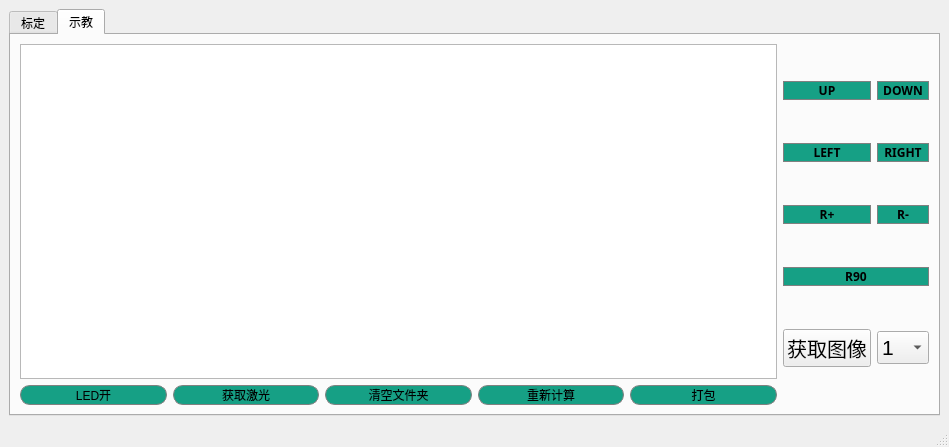
<?xml version="1.0" encoding="UTF-8"?>
<ui version="4.0">
 <class>MainWindow</class>
 <widget class="QMainWindow" name="MainWindow">
  <property name="geometry">
   <rect>
    <x>0</x>
    <y>0</y>
    <width>949</width>
    <height>447</height>
   </rect>
  </property>
  <property name="windowTitle">
   <string>COWACALIB</string>
  </property>
  <widget class="QWidget" name="main">
   <property name="layoutDirection">
    <enum>Qt::LeftToRight</enum>
   </property>
   <layout class="QGridLayout" name="gridLayout_2">
    <item row="0" column="0">
     <widget class="QTabWidget" name="tabWidget">
      <property name="currentIndex">
       <number>1</number>
      </property>
      <widget class="QWidget" name="tab">
       <attribute name="title">
        <string>标定</string>
       </attribute>
       <layout class="QVBoxLayout" name="verticalLayout_4">
        <item>
         <widget class="QPushButton" name="pushButton_2">
          <property name="font">
           <font>
            <family>Adobe Myungjo Std M</family>
            <pointsize>14</pointsize>
            <weight>75</weight>
            <bold>true</bold>
           </font>
          </property>
          <property name="styleSheet">
           <string notr="true">background-color:#16A085;
border:1px solid gray;
border-radius: 10px;
</string>
          </property>
          <property name="text">
           <string>回零</string>
          </property>
         </widget>
        </item>
        <item>
         <layout class="QVBoxLayout" name="verticalLayout">
          <item>
           <layout class="QHBoxLayout" name="horizontalLayout_2"/>
          </item>
         </layout>
        </item>
        <item>
         <widget class="QListWidget" name="ips"/>
        </item>
        <item>
         <spacer name="verticalSpacer">
          <property name="orientation">
           <enum>Qt::Vertical</enum>
          </property>
          <property name="sizeHint" stdset="0">
           <size>
            <width>20</width>
            <height>40</height>
           </size>
          </property>
         </spacer>
        </item>
        <item>
         <layout class="QVBoxLayout" name="verticalLayout_2">
          <item>
           <layout class="QHBoxLayout" name="horizontalLayout_5">
            <item>
             <widget class="QLineEdit" name="IP">
              <property name="font">
               <font>
                <pointsize>18</pointsize>
               </font>
              </property>
              <property name="text">
               <string>192.168.1.103</string>
              </property>
             </widget>
            </item>
            <item>
             <widget class="QPushButton" name="pushButton">
              <property name="font">
               <font>
                <family>Adobe Myungjo Std M</family>
                <pointsize>18</pointsize>
                <weight>75</weight>
                <bold>true</bold>
               </font>
              </property>
              <property name="styleSheet">
               <string notr="true">background-color:#16A085;
border:1px solid gray;
border-radius: 10px;
</string>
              </property>
              <property name="text">
               <string>CONNECT</string>
              </property>
             </widget>
            </item>
           </layout>
          </item>
         </layout>
        </item>
        <item>
         <widget class="QPushButton" name="pushButton_8">
          <property name="font">
           <font>
            <family>3ds</family>
            <pointsize>32</pointsize>
            <weight>75</weight>
            <bold>true</bold>
           </font>
          </property>
          <property name="styleSheet">
           <string notr="true">background-color:#3e00ba;
border:1px solid gray;
border-radius: 10px;
hover{background-color:#333333;};</string>
          </property>
          <property name="text">
           <string>RUN</string>
          </property>
         </widget>
        </item>
       </layout>
      </widget>
      <widget class="QWidget" name="tab_2">
       <attribute name="title">
        <string>示教</string>
       </attribute>
       <layout class="QHBoxLayout" name="horizontalLayout_3">
        <item>
         <layout class="QVBoxLayout" name="verticalLayout_3">
          <item>
           <layout class="QHBoxLayout" name="horizontalLayout_7"/>
          </item>
          <item>
           <widget class="GraphWidget" name="plot"/>
          </item>
          <item>
           <layout class="QHBoxLayout" name="horizontalLayout_6">
            <item>
             <widget class="QPushButton" name="pushButton_24">
              <property name="styleSheet">
               <string notr="true">background-color:#16A085;
border:1px solid gray;
border-radius: 10px;
</string>
              </property>
              <property name="text">
               <string>LED开</string>
              </property>
             </widget>
            </item>
            <item>
             <widget class="QPushButton" name="pushButton_31">
              <property name="styleSheet">
               <string notr="true">background-color:#16A085;
border:1px solid gray;
border-radius: 10px;
</string>
              </property>
              <property name="text">
               <string>获取激光</string>
              </property>
             </widget>
            </item>
            <item>
             <widget class="QPushButton" name="pushButton_9">
              <property name="styleSheet">
               <string notr="true">background-color:#16A085;
border:1px solid gray;
border-radius: 10px;
</string>
              </property>
              <property name="text">
               <string>清空文件夹</string>
              </property>
             </widget>
            </item>
            <item>
             <widget class="QPushButton" name="pushButton_10">
              <property name="styleSheet">
               <string notr="true">background-color:#16A085;
border:1px solid gray;
border-radius: 10px;
</string>
              </property>
              <property name="text">
               <string>重新计算</string>
              </property>
             </widget>
            </item>
            <item>
             <widget class="QPushButton" name="pushButton_11">
              <property name="styleSheet">
               <string notr="true">background-color:#16A085;
border:1px solid gray;
border-radius: 10px;
</string>
              </property>
              <property name="text">
               <string>打包</string>
              </property>
             </widget>
            </item>
           </layout>
          </item>
         </layout>
        </item>
        <item>
         <layout class="QGridLayout" name="gridLayout">
          <item row="4" column="0">
           <widget class="QPushButton" name="pushButton_32">
            <property name="font">
             <font>
              <pointsize>15</pointsize>
             </font>
            </property>
            <property name="styleSheet">
             <string notr="true">background-color:#3e00ba;
border:1px solid gray;
border-radius: 10px;
hover{background-color:#333333;};</string>
            </property>
            <property name="text">
             <string>获取图像</string>
            </property>
           </widget>
          </item>
          <item row="4" column="1">
           <widget class="QComboBox" name="camIndex">
            <property name="font">
             <font>
              <pointsize>16</pointsize>
             </font>
            </property>
            <item>
             <property name="text">
              <string>1</string>
             </property>
            </item>
            <item>
             <property name="text">
              <string>2</string>
             </property>
            </item>
            <item>
             <property name="text">
              <string>4</string>
             </property>
            </item>
            <item>
             <property name="text">
              <string>9</string>
             </property>
            </item>
            <item>
             <property name="text">
              <string>10</string>
             </property>
            </item>
            <item>
             <property name="text">
              <string>12</string>
             </property>
            </item>
           </widget>
          </item>
          <item row="0" column="0">
           <widget class="QPushButton" name="pushButton_3">
            <property name="font">
             <font>
              <family>Adobe Myungjo Std M</family>
              <weight>75</weight>
              <bold>true</bold>
             </font>
            </property>
            <property name="styleSheet">
             <string notr="true">background-color:#16A085;
border:1px solid gray;
border-radius: 10px;
</string>
            </property>
            <property name="text">
             <string>UP</string>
            </property>
           </widget>
          </item>
          <item row="2" column="0">
           <widget class="QPushButton" name="pushButton_7">
            <property name="font">
             <font>
              <family>Adobe Myungjo Std M</family>
              <weight>75</weight>
              <bold>true</bold>
             </font>
            </property>
            <property name="styleSheet">
             <string notr="true">background-color:#16A085;
border:1px solid gray;
border-radius: 10px;
</string>
            </property>
            <property name="text">
             <string>R+</string>
            </property>
           </widget>
          </item>
          <item row="1" column="1">
           <widget class="QPushButton" name="pushButton_6">
            <property name="font">
             <font>
              <family>Adobe Myungjo Std M</family>
              <weight>75</weight>
              <bold>true</bold>
             </font>
            </property>
            <property name="styleSheet">
             <string notr="true">background-color:#16A085;
border:1px solid gray;
border-radius: 10px;
</string>
            </property>
            <property name="text">
             <string>RIGHT</string>
            </property>
           </widget>
          </item>
          <item row="1" column="0">
           <widget class="QPushButton" name="pushButton_5">
            <property name="font">
             <font>
              <family>Adobe Myungjo Std M</family>
              <weight>75</weight>
              <bold>true</bold>
             </font>
            </property>
            <property name="styleSheet">
             <string notr="true">background-color:#16A085;
border:1px solid gray;
border-radius: 10px;
</string>
            </property>
            <property name="text">
             <string>LEFT</string>
            </property>
           </widget>
          </item>
          <item row="0" column="1">
           <widget class="QPushButton" name="pushButton_4">
            <property name="font">
             <font>
              <family>Adobe Myungjo Std M</family>
              <weight>75</weight>
              <bold>true</bold>
             </font>
            </property>
            <property name="styleSheet">
             <string notr="true">background-color:#16A085;
border:1px solid gray;
border-radius: 10px;
</string>
            </property>
            <property name="text">
             <string>DOWN</string>
            </property>
           </widget>
          </item>
          <item row="2" column="1">
           <widget class="QPushButton" name="pushButton_12">
            <property name="font">
             <font>
              <family>Adobe Myungjo Std M</family>
              <weight>75</weight>
              <bold>true</bold>
             </font>
            </property>
            <property name="styleSheet">
             <string notr="true">background-color:#16A085;
border:1px solid gray;
border-radius: 10px;
</string>
            </property>
            <property name="text">
             <string>R-</string>
            </property>
           </widget>
          </item>
          <item row="3" column="0" colspan="2">
           <widget class="QPushButton" name="pushButton_13">
            <property name="font">
             <font>
              <family>Adobe Myungjo Std M</family>
              <weight>75</weight>
              <bold>true</bold>
             </font>
            </property>
            <property name="styleSheet">
             <string notr="true">background-color:#16A085;
border:1px solid gray;
border-radius: 10px;
</string>
            </property>
            <property name="text">
             <string>R90</string>
            </property>
           </widget>
          </item>
         </layout>
        </item>
       </layout>
      </widget>
     </widget>
    </item>
   </layout>
  </widget>
  <widget class="QMenuBar" name="menubar">
   <property name="geometry">
    <rect>
     <x>0</x>
     <y>0</y>
     <width>949</width>
     <height>26</height>
    </rect>
   </property>
  </widget>
  <widget class="QStatusBar" name="statusBar"/>
  <action name="action">
   <property name="text">
    <string>文件</string>
   </property>
  </action>
  <action name="actionSend">
   <property name="text">
    <string>发送文件</string>
   </property>
  </action>
  <action name="actionTarget">
   <property name="text">
    <string>连接</string>
   </property>
  </action>
  <action name="actionUpdate">
   <property name="text">
    <string>升级固件</string>
   </property>
  </action>
  <action name="actionConsole">
   <property name="checkable">
    <bool>true</bool>
   </property>
   <property name="text">
    <string>控制台</string>
   </property>
  </action>
  <action name="actionLoadDebug">
   <property name="text">
    <string>加载调试文件</string>
   </property>
  </action>
 </widget>
 <customwidgets>
  <customwidget>
   <class>GraphWidget</class>
   <extends>QGraphicsView</extends>
   <header>component</header>
  </customwidget>
 </customwidgets>
 <resources/>
 <connections>
  <connection>
   <sender>pushButton_8</sender>
   <signal>clicked()</signal>
   <receiver>MainWindow</receiver>
   <slot>Run()</slot>
   <hints>
    <hint type="sourcelabel">
     <x>101</x>
     <y>341</y>
    </hint>
    <hint type="destinationlabel">
     <x>307</x>
     <y>446</y>
    </hint>
   </hints>
  </connection>
  <connection>
   <sender>pushButton</sender>
   <signal>clicked()</signal>
   <receiver>MainWindow</receiver>
   <slot>Connect()</slot>
   <hints>
    <hint type="sourcelabel">
     <x>854</x>
     <y>325</y>
    </hint>
    <hint type="destinationlabel">
     <x>621</x>
     <y>446</y>
    </hint>
   </hints>
  </connection>
  <connection>
   <sender>pushButton_9</sender>
   <signal>clicked()</signal>
   <receiver>MainWindow</receiver>
   <slot>ClearDir()</slot>
   <hints>
    <hint type="sourcelabel">
     <x>415</x>
     <y>393</y>
    </hint>
    <hint type="destinationlabel">
     <x>93</x>
     <y>446</y>
    </hint>
   </hints>
  </connection>
  <connection>
   <sender>pushButton_10</sender>
   <signal>clicked()</signal>
   <receiver>MainWindow</receiver>
   <slot>CalibrateCalc()</slot>
   <hints>
    <hint type="sourcelabel">
     <x>559</x>
     <y>393</y>
    </hint>
    <hint type="destinationlabel">
     <x>362</x>
     <y>446</y>
    </hint>
   </hints>
  </connection>
  <connection>
   <sender>pushButton_11</sender>
   <signal>clicked()</signal>
   <receiver>MainWindow</receiver>
   <slot>Zip()</slot>
   <hints>
    <hint type="sourcelabel">
     <x>703</x>
     <y>393</y>
    </hint>
    <hint type="destinationlabel">
     <x>522</x>
     <y>446</y>
    </hint>
   </hints>
  </connection>
  <connection>
   <sender>pushButton_24</sender>
   <signal>clicked()</signal>
   <receiver>MainWindow</receiver>
   <slot>SwitchLed()</slot>
   <hints>
    <hint type="sourcelabel">
     <x>121</x>
     <y>393</y>
    </hint>
    <hint type="destinationlabel">
     <x>0</x>
     <y>338</y>
    </hint>
   </hints>
  </connection>
  <connection>
   <sender>pushButton_31</sender>
   <signal>clicked()</signal>
   <receiver>MainWindow</receiver>
   <slot>GetLaser()</slot>
   <hints>
    <hint type="sourcelabel">
     <x>271</x>
     <y>393</y>
    </hint>
    <hint type="destinationlabel">
     <x>-13</x>
     <y>269</y>
    </hint>
   </hints>
  </connection>
  <connection>
   <sender>pushButton_32</sender>
   <signal>clicked()</signal>
   <receiver>MainWindow</receiver>
   <slot>ShowImage()</slot>
   <hints>
    <hint type="sourcelabel">
     <x>857</x>
     <y>358</y>
    </hint>
    <hint type="destinationlabel">
     <x>590</x>
     <y>468</y>
    </hint>
   </hints>
  </connection>
  <connection>
   <sender>ips</sender>
   <signal>clicked(QModelIndex)</signal>
   <receiver>MainWindow</receiver>
   <slot>SetIP()</slot>
   <hints>
    <hint type="sourcelabel">
     <x>101</x>
     <y>116</y>
    </hint>
    <hint type="destinationlabel">
     <x>955</x>
     <y>37</y>
    </hint>
   </hints>
  </connection>
  <connection>
   <sender>pushButton_2</sender>
   <signal>clicked()</signal>
   <receiver>MainWindow</receiver>
   <slot>Zero()</slot>
   <hints>
    <hint type="sourcelabel">
     <x>101</x>
     <y>72</y>
    </hint>
    <hint type="destinationlabel">
     <x>951</x>
     <y>31</y>
    </hint>
   </hints>
  </connection>
  <connection>
   <sender>pushButton_7</sender>
   <signal>clicked()</signal>
   <receiver>MainWindow</receiver>
   <slot>RAdd()</slot>
   <hints>
    <hint type="sourcelabel">
     <x>805</x>
     <y>225</y>
    </hint>
    <hint type="destinationlabel">
     <x>957</x>
     <y>208</y>
    </hint>
   </hints>
  </connection>
  <connection>
   <sender>pushButton_12</sender>
   <signal>clicked()</signal>
   <receiver>MainWindow</receiver>
   <slot>RDec()</slot>
   <hints>
    <hint type="sourcelabel">
     <x>900</x>
     <y>230</y>
    </hint>
    <hint type="destinationlabel">
     <x>962</x>
     <y>243</y>
    </hint>
   </hints>
  </connection>
  <connection>
   <sender>pushButton_13</sender>
   <signal>clicked()</signal>
   <receiver>MainWindow</receiver>
   <slot>RAdd90()</slot>
   <hints>
    <hint type="sourcelabel">
     <x>823</x>
     <y>279</y>
    </hint>
    <hint type="destinationlabel">
     <x>962</x>
     <y>276</y>
    </hint>
   </hints>
  </connection>
  <connection>
   <sender>pushButton_3</sender>
   <signal>clicked()</signal>
   <receiver>MainWindow</receiver>
   <slot>ChessbUP()</slot>
   <hints>
    <hint type="sourcelabel">
     <x>797</x>
     <y>111</y>
    </hint>
    <hint type="destinationlabel">
     <x>955</x>
     <y>90</y>
    </hint>
   </hints>
  </connection>
  <connection>
   <sender>pushButton_4</sender>
   <signal>clicked()</signal>
   <receiver>MainWindow</receiver>
   <slot>ChessbDOWN()</slot>
   <hints>
    <hint type="sourcelabel">
     <x>880</x>
     <y>117</y>
    </hint>
    <hint type="destinationlabel">
     <x>952</x>
     <y>140</y>
    </hint>
   </hints>
  </connection>
  <connection>
   <sender>pushButton_5</sender>
   <signal>clicked()</signal>
   <receiver>MainWindow</receiver>
   <slot>ChessbLEFT()</slot>
   <hints>
    <hint type="sourcelabel">
     <x>824</x>
     <y>162</y>
    </hint>
    <hint type="destinationlabel">
     <x>949</x>
     <y>195</y>
    </hint>
   </hints>
  </connection>
  <connection>
   <sender>pushButton_6</sender>
   <signal>clicked()</signal>
   <receiver>MainWindow</receiver>
   <slot>ChessbRIGHT()</slot>
   <hints>
    <hint type="sourcelabel">
     <x>878</x>
     <y>163</y>
    </hint>
    <hint type="destinationlabel">
     <x>956</x>
     <y>173</y>
    </hint>
   </hints>
  </connection>
 </connections>
 <slots>
  <slot>Zero()</slot>
  <slot>RAdd()</slot>
  <slot>RDec()</slot>
  <slot>Home()</slot>
  <slot>MotionOpen()</slot>
  <slot>RSTop()</slot>
  <slot>Enable()</slot>
  <slot>Disable()</slot>
  <slot>Run()</slot>
  <slot>Connect()</slot>
  <slot>ClearDir()</slot>
  <slot>CalibrateCalc()</slot>
  <slot>Zip()</slot>
  <slot>XAdd()</slot>
  <slot>XDec()</slot>
  <slot>YAdd()</slot>
  <slot>YDec()</slot>
  <slot>ZAdd()</slot>
  <slot>ZDec()</slot>
  <slot>RowAdd()</slot>
  <slot>RowDec()</slot>
  <slot>PitchAdd()</slot>
  <slot>PitchDec()</slot>
  <slot>XStop()</slot>
  <slot>YStop()</slot>
  <slot>ZStop()</slot>
  <slot>RowStop()</slot>
  <slot>PitchStop()</slot>
  <slot>RecordPos()</slot>
  <slot>GotoPos()</slot>
  <slot>SwitchLed()</slot>
  <slot>RowAdd15()</slot>
  <slot>RowDec15()</slot>
  <slot>PAdd15()</slot>
  <slot>PDec15()</slot>
  <slot>RAdd15()</slot>
  <slot>RDec15()</slot>
  <slot>GetLaser()</slot>
  <slot>Check()</slot>
  <slot>ShowImage()</slot>
  <slot>SetIP()</slot>
  <slot>ChessbUP()</slot>
  <slot>ChessbDOWN()</slot>
  <slot>ChessbLEFT()</slot>
  <slot>ChessbRIGHT()</slot>
  <slot>slot1()</slot>
  <slot>RAdd90()</slot>
 </slots>
</ui>
